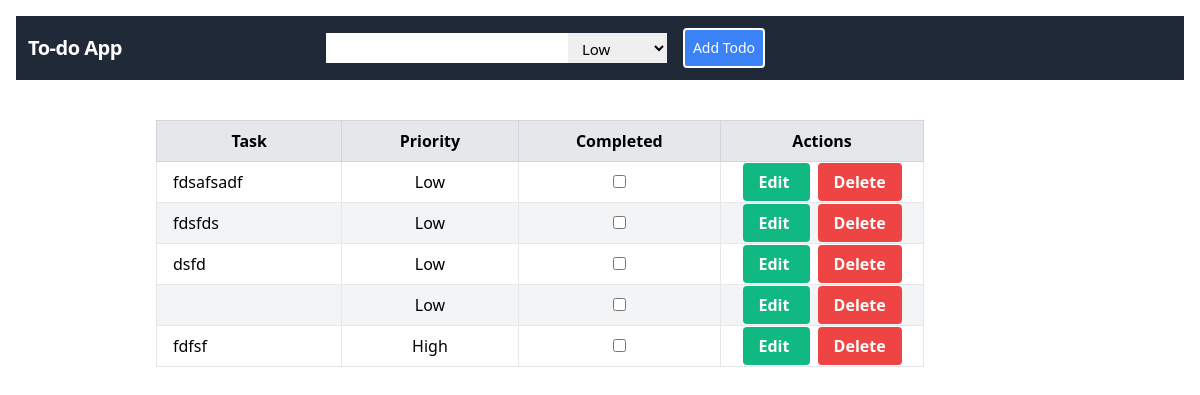
The app's page /, older data.
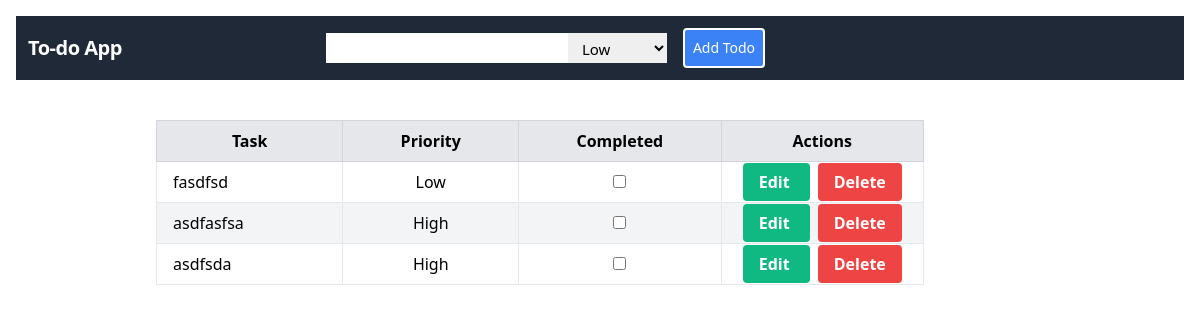
The same page, newer data.
### todos/models.py (models this page shows, shortened)
class Todo(models.Model):
    PRIORITY_CHOICES = [
        ('Low', 'Low'),
        ('Medium', 'Medium'),
        ('High', 'High'),
    ]
    task = models.CharField(max_length=100)
    completed = models.BooleanField(default=False)
    priority = models.CharField(max_length=6, choices=PRIORITY_CHOICES, default='Low')

### todos/views.py (the view)
# urls.py: path('', index, name='index'),
def index(request):
    if request.method == 'POST':
        form = TodoForm(request.POST)
        if form.is_valid():
            form.save()
            return redirect('todos:index')
    else:
        form = TodoForm()
    todos = Todo.objects.all()
    context = {'form': form, 'todos': todos}
    return render(request, 'todos/index.html', context)

### todos/forms.py
class TodoForm(forms.ModelForm):
    class Meta:
        model = Todo
        fields = ['task', 'priority']

### todos/templates/todos/index.html (shortened to what this page needs)
<!DOCTYPE html>
<html>
<head>
  <link href="https://unpkg.com/tailwindcss@^2/dist/tailwind.min.css" rel="stylesheet">
</head>
<body class="p-4">
  <nav class="flex items-center justify-between flex-wrap bg-gray-800 p-3">
    <div class="flex items-center flex-shrink-0 text-white mr-6">
      <span class="font-semibold text-xl tracking-tight mr-1 pr-44">To-do App</span>
    </div>
    <div class="w-full block flex-grow lg:flex lg:items-center lg:w-auto">
      <div class="text-sm mr-4">
        <form action="{% url 'todos:index' %}" method="post" class="flex items-center w-full">
          {{ form.task }}
          {{ form.priority }}
          <input type="submit" value="Add Todo" class="bg-blue-500 text-white p-2 rounded border-2 text-sm border-white hover:border-transparent hover:text-blue-500 hover:bg-white mt-4 lg:mt-0 ml-4">
        </form>
      </div>
    </div>
  </nav>
  <div class="container mx-auto mt-10 mr-1">
    <table class="table-auto w-9/12 mt-4 border border-gray-400">
      <thead class="bg-gray-200">
        <tr>
          <th class="px-4 py-2 border border-gray-300">Task</th>
          <th class="px-4 py-2 border border-gray-300">Priority</th>
          <th class="px-4 py-2 border border-gray-300">Completed</th>
          <th class="px-4 py-2 border border-gray-300">Actions</th>
        </tr>
      </thead>
      <tbody>
        {% for todo in todos %}
        <tr class="{% cycle 'bg-white' 'bg-gray-100' %}">
          <td class="border px-4 py-2 w-1/12 {%if todo.completed %}text-decoration: line-through{% endif %}">{{ todo.task }}</td>
          <td class="border px-4 py-2 w-1/12 text-center">{{ todo.priority }}</td>
          <td class="border px-4 py-2 w-1/12 text-center">
            <input type="checkbox" class="form-checkbox" {% if todo.completed %}checked{% endif %}
              onclick="window.location='{% url 'todos:toggle_todo' todo.id %}'">
          </td>
          <td class="border px-4 py-2 w-1/12 text-center">
            <a href="{% url 'todos:update_todo' todo.id %}"
      class="bg-green-500 hover:bg-green-700 text-white font-bold py-2 px-4 rounded">
             Edit
            </a>
            <span class="px-1"></span>
            <a href="{% url 'todos:delete_todo' todo.id %}"
      class="bg-red-500 hover:bg-red-700 text-white font-bold py-2 px-4 rounded">
      Delete
      </a>
          </td>
        </tr>
        {% endfor %}
      </tbody>
    </table>
  </div>
</body>
</html>

### todos/templates/todos/index.html (style rules this page uses)
form input[type="text"], form select { height: 30px; font-size: 15px; padding: 5px 10px; }

Row changes from the older to the newer data that the page shows:
removed Todo: task "fdsafsadf", priority "Low"
removed Todo: task "fdsfds", priority "Low"
removed Todo: task "dsfd", priority "Low"
removed Todo: priority "Low"
removed Todo: task "fdfsf", priority "High"
added Todo: task "fasdfsd", priority "Low"
added Todo: task "asdfasfsa", priority "High"
added Todo: task "asdfsda", priority "High"
